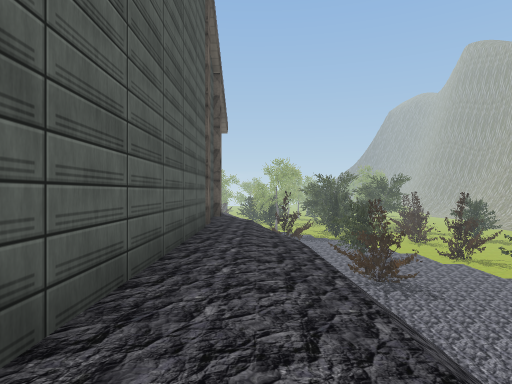
View 1 (above)

20 first-person views from a walk through a scene from a Unity 3-D project. The camera is 1.4 m above the floor, looks level and sees 75° across. The floor is counted in squares, 2 m on a side. Each view is taken from the middle of a square. On the plan, view 1 faces up. The plan holds only what a view shows up to about 10 squares ahead; the rest is blank. The place goes on beyond the plan. The player character is not drawn. Some surface patterns are stand-ins.

View 2
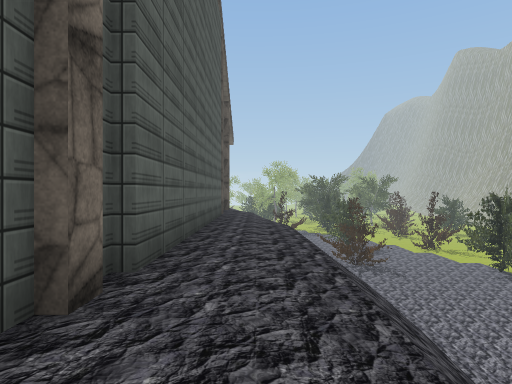

View 3
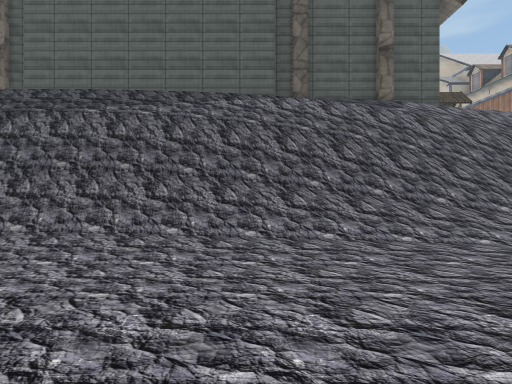

View 4
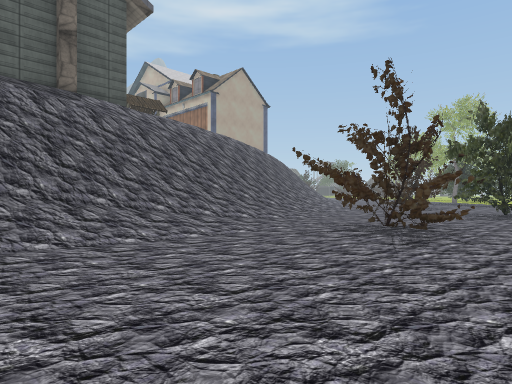

View 5
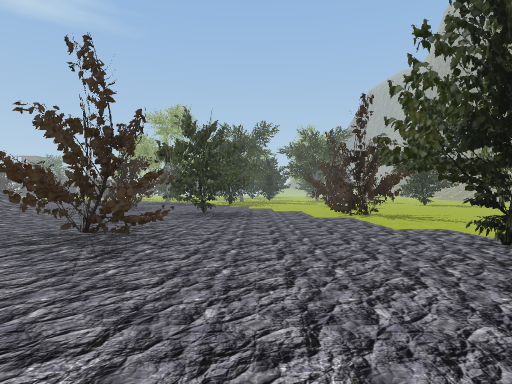

View 6
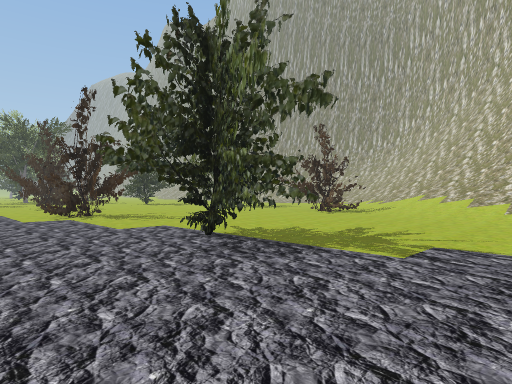

View 7
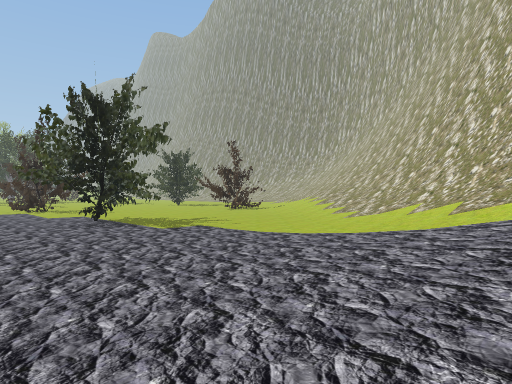

View 8
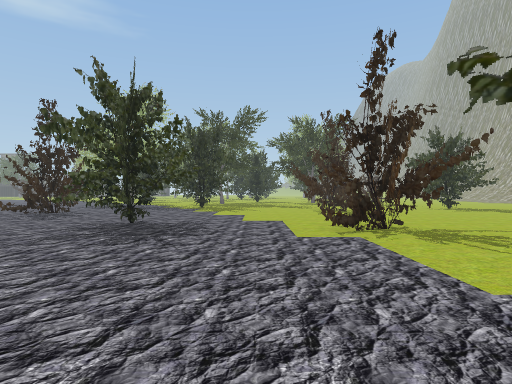

View 9
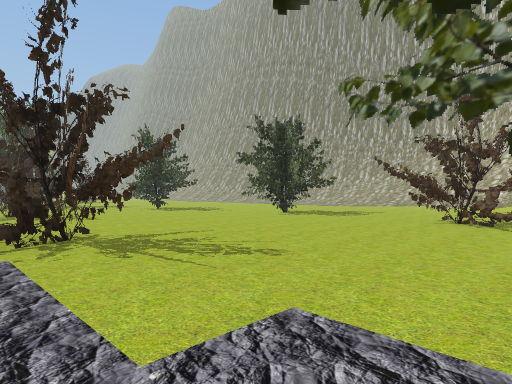

View 10
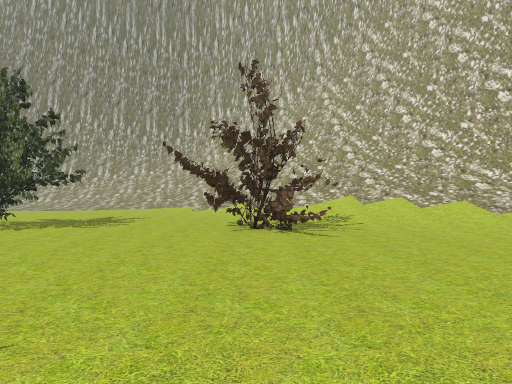

View 11
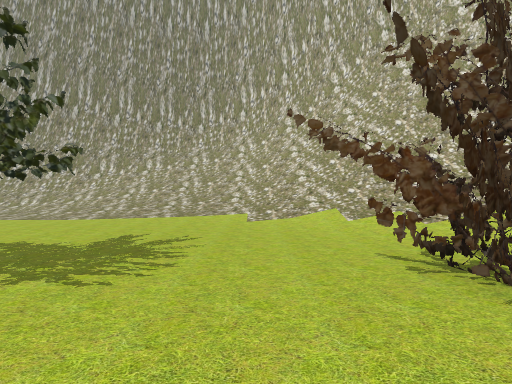

View 12
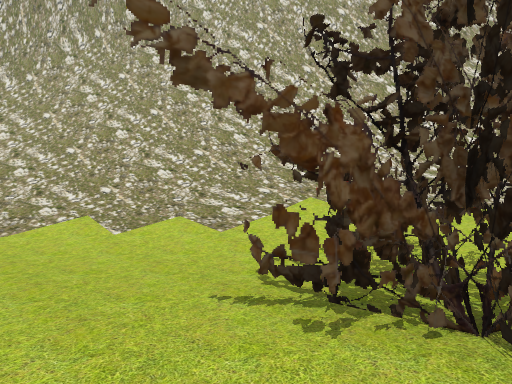

View 13
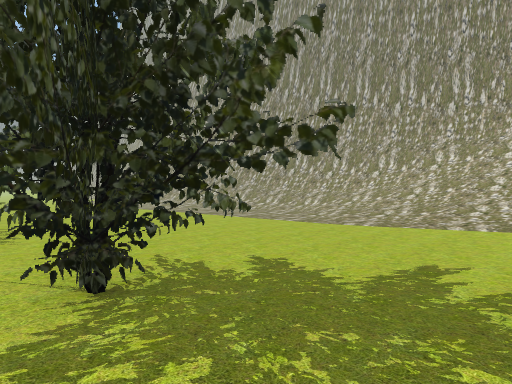

View 14
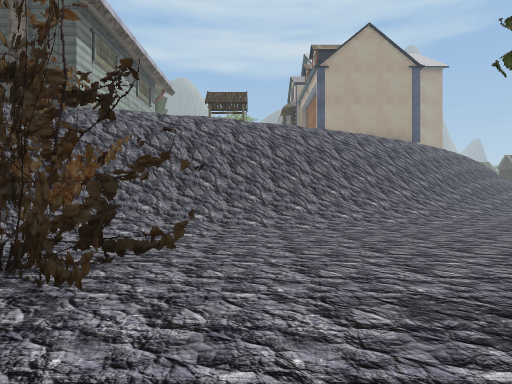

View 15
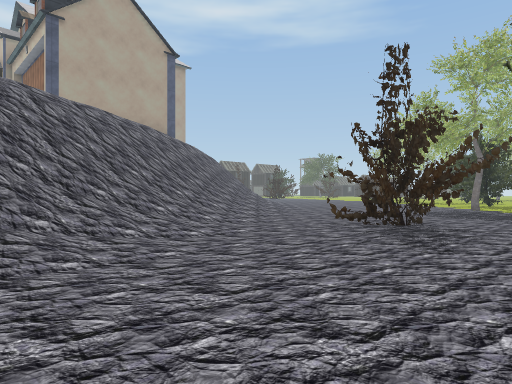

View 16
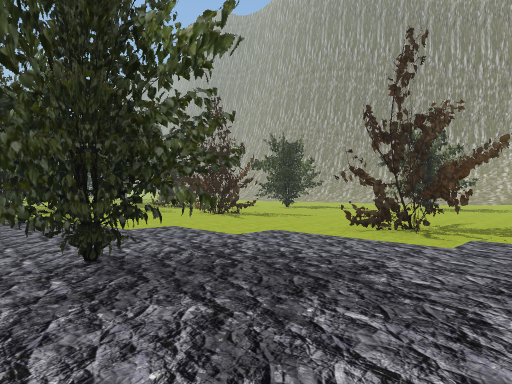

View 17
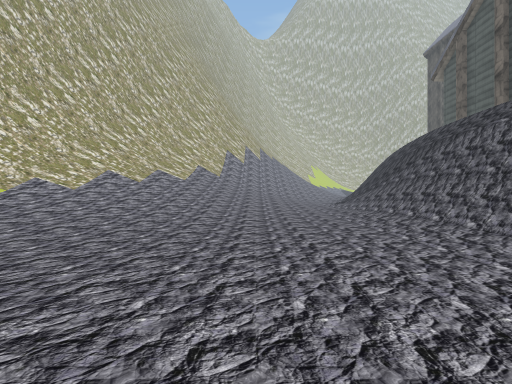

View 18
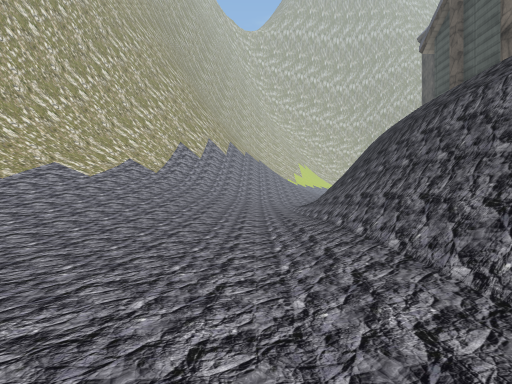

View 19
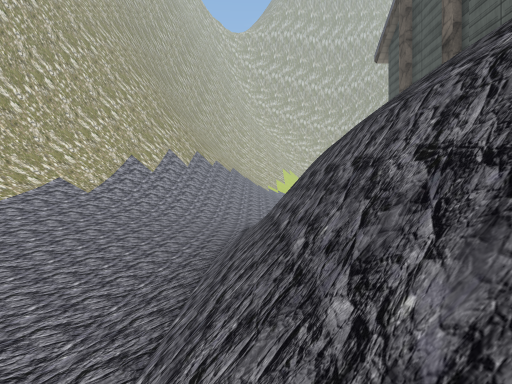

View 20
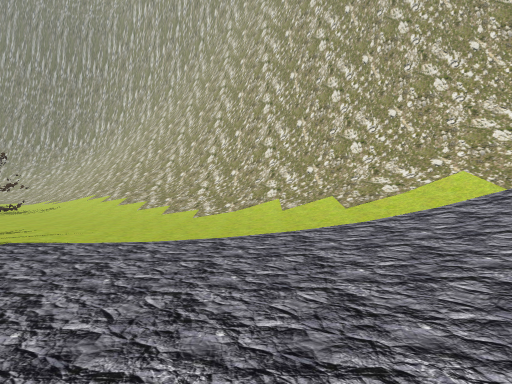

### Floor plan
Key: @ floor where view 1 was taken; # wall or solid block; . main floor; : floor 0.25 m higher than the main floor; + floor 0.5 m higher than the main floor; * floor 0.75 m higher than the main floor; % floor 1 m higher than the main floor; & floor 6 m higher than the main floor; / step, stairs or slope; = window, fence, low wall or low ledge; v drop or lower ground; B bush; O other object.
Columns run from 4 left of view 1 to 30 right of it. Each row starts with its distance up from view 1.
 23   /...BB. ......O..    ........+
 22  //..BB.B............  . .....:+/
 21 ////..B...B.......... .B......+*//
 20 /////....BBB....B.....BBB....:+///
 19 ///=/.....BBB.BBBB....B.B....++///
 18  ////:...B.B..BBB...........:+/
 17  ///=/.........B.B.....B....+//
 16   ////.. .............BB...://////
 15   ///=/..BB..........BBBB.+//////##
 14   &/v=/BBBB...B.B.....BB.+//////##
 13    ////..B.....BBB.... .+//////##
 12    ////:B.B...BBB......+//////##
 11   ##/#//.......B......://////##
 10    #/#//..............+////=##
  9    #/#//.............:////###
  8    #//#/............:// ###
  7    #&/#/:.........::/// #
  6    #&/#/:.......::+///##
  5    #&/#/:......:++///##
  4    #&/#/+....:+++///##
  3    #&/#/+...:++*////##
  2    #&/#/+..:++*////=#
  1    #&/#/+..:+*/////##
  0    #@/#/:.:+*/////##
 -1    #&/#/:.++*///
 -2     &/#/::+*/////
 -3     &/#/.:+%/////
 -4         .++/////

Positions as (right, up) in squares from view 1, and headings:
1: (0, 0), facing up
2: (0, -3), facing up
3: (8, 6), facing left
4: (8, 7), facing up-left
5: (8, 8), facing up
6: (8, 8), facing up-right
7: (8, 3), facing up-right
8: (9, 12), facing up
9: (10, 13), facing up-right
10: (12, 15), facing right
11: (16, 17), facing right
12: (18, 17), facing down-right
13: (18, 18), facing up-right
14: (8, 16), facing left
15: (5, 16), facing up-left
16: (5, 16), facing up-right
17: (7, 10), facing down
18: (5, 7), facing down
19: (3, 6), facing down
20: (8, 6), facing right
